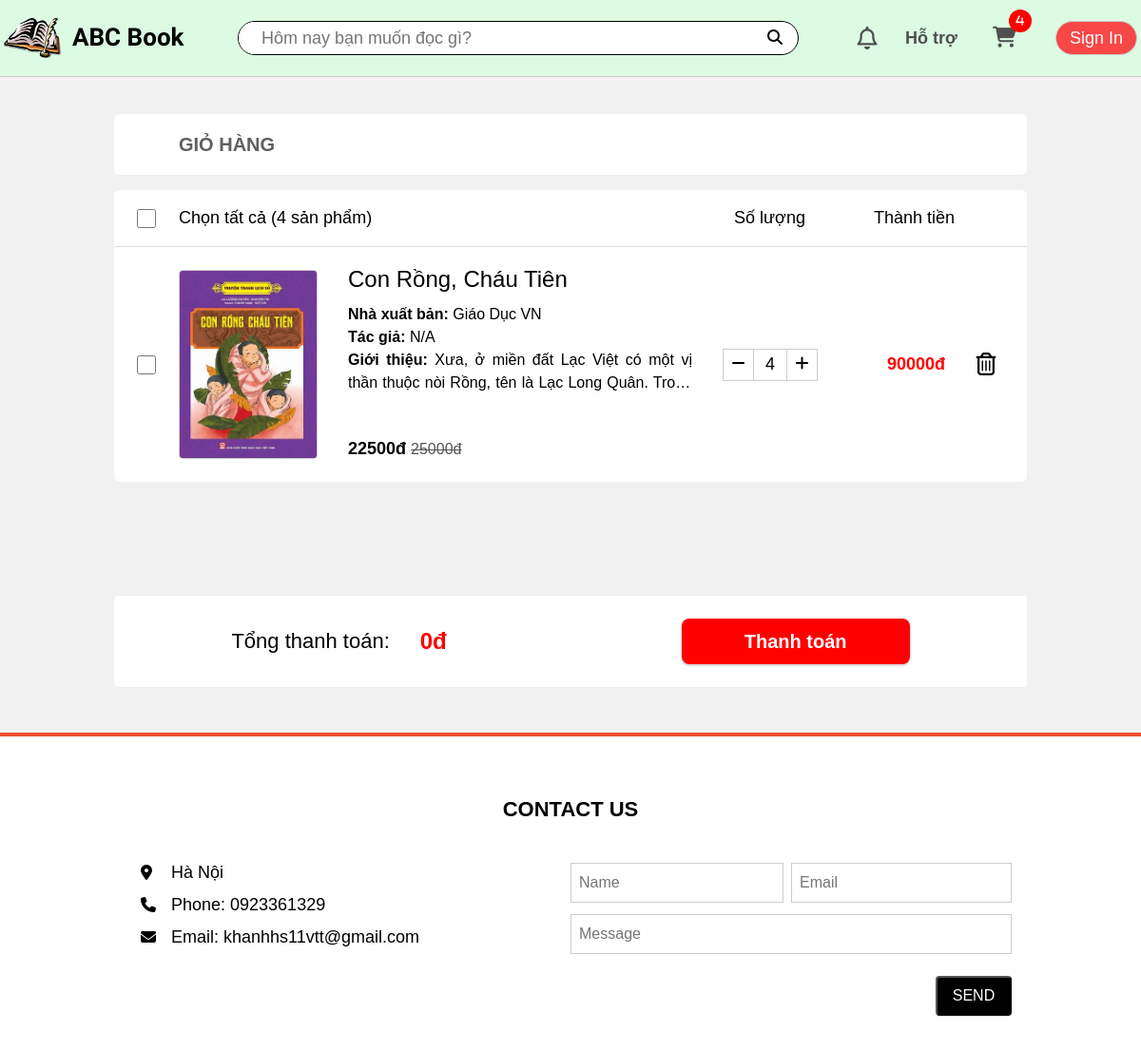
/cart/ (signed in), run on an earlier commit of the app's database.
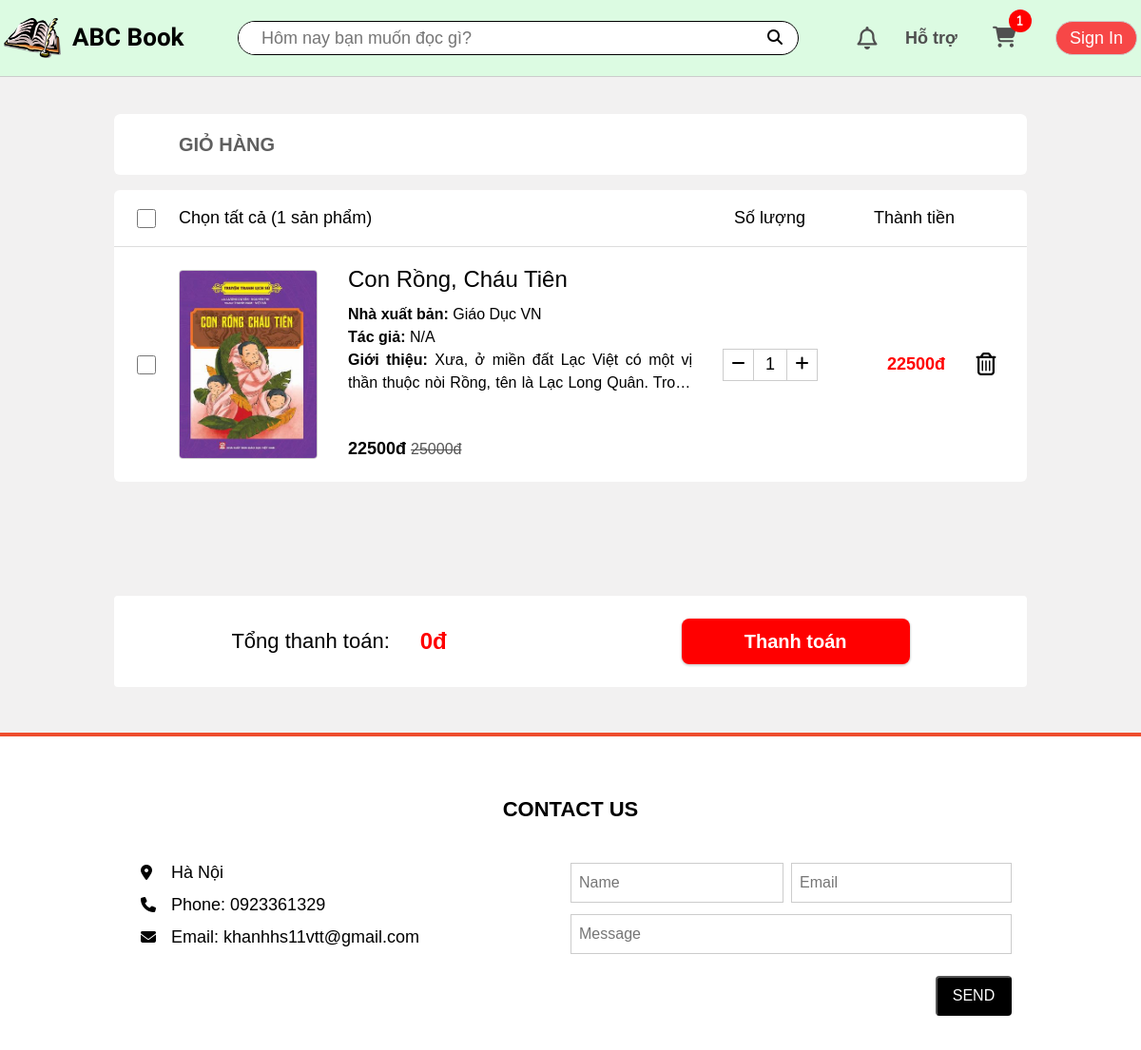
And on a later commit of the database.
### app/models.py (models this page shows, shortened)
class Cart(models.Model):
    customer = models.OneToOneField(User, on_delete=models.CASCADE, blank=True, null=True)
    def getCartItemsAmount(self):
        cartItems = self.cartitem_set.all()
        total = sum([item.quantity for item in cartItems])
        return total

class CartItem(models.Model):
    product = models.ForeignKey(Product, on_delete=models.SET_NULL, blank=True, null=True)
    cart = models.ForeignKey(Cart, on_delete=models.SET_NULL, blank=True, null=True)
    quantity = models.IntegerField(default=0, null=True, blank=True)
    dateAdded = models.DateTimeField(auto_now_add=True)
    @property
    def get_total(self):
        return self.product.price * self.quantity

class Product(models.Model):
    name = models.CharField(max_length=100, null=True)
    price = models.IntegerField()
    cost = models.IntegerField()
    image = models.ImageField(upload_to='product', null=True, blank=True)
    imageURL = models.URLField(null=True, blank=True)
    publisher = models.CharField(default='N/A', max_length=100, null=True, blank=True)
    author = models.CharField(default='N/A', max_length=100, null=True, blank=True)
    description = models.CharField(default='Người bán chưa cung cấp thông tin mô tả sản phẩm.', max_length=3000, null=True, blank=True)
    slugName = models.SlugField(unique=True, null=True, blank=True)
    CATEGORY_CHOICES = [
        ('category0', 'Nổi bật'),
        ('category1', 'Sách văn học'),
        ('category2', 'Sách kinh tế'),
        ('category3', 'Sách thiếu nhi'),
        ('category4', 'Sách giáo khoa'),
        ('category5', 'Sách ngoại ngữ'),
        ('category6', 'Tâm lý - kĩ năng sống'),
        ('category7', 'Tiểu sử - hồi ký'),
    ]
    category = models.CharField(
        max_length=30,
        choices=CATEGORY_CHOICES,
        default='category0',
    )

### app/views.py (the view)
# urls.py: path('cart/', views.cart, name='cart'),
def cart(request):
    if request.user.is_authenticated:
        customer = request.user
        cart, created = Cart.objects.get_or_create(customer=customer)
        cartItems = cart.cartitem_set.all()
    else:
        customer = None
        cartItems = []
        cart = {'getCartItemsAmount': 0}
    context = {'cartItems': cartItems, 'cart': cart}
    return render(request, 'app/cart.html', context)

### app/models.py (called while the page is built)
    @property
    def avatarURL(self):
        url = '/static/app/images/avatar-icon.png'
        try:
            url = self.avatar.url
        except:
            url = '/static/app/images/avatar-icon.png'
        return url

### app/templates/app/cart.html (shortened to what this page needs)
{% extends 'app/base.html' %}
{% load static %}
{% block title %}
    <link rel="stylesheet" href="{% static 'app/css/cart.css' %}"/>
{% endblock title %}
{% block content %}
    <div class="content__cart">
        <div class="cart__header">
            <h4 class="cart__heading">GIỎ HÀNG</h4>
        </div>
        <div class="nav">
            <div class="nav__select">
                <input id="selectAllProducts" class="nav__select-checkbox" type="checkbox">
                <div class="nav__select-heading">Chọn tất cả <span>({{cart.getCartItemsAmount}} sản phẩm)</span></div>
            </div>
            <div class="nav__item pc tablet">Số lượng</div>
            <div class="nav__item pc tablet">Thành tiền</div>
        </div>
        <div class="list-product">
            {% for item in cartItems %}
                <div class="product">
                    <input class="product__select" type="checkbox">
                    <div class="wrapper">
                        <div class="product__img">
                            <a href="{% url 'book' item.product.slugName %}">
                                <img style="width: 100%; height: 100%;" src="{{item.product.imageURL}}" alt="">
                            </a>
                        </div>
                        <div class="product__info">
                            <div class="decription">
                                <div>
                                    <div class="decription__heading"><a href="{% url 'book' item.product.slugName %}">{{item.product.name}}</a></div>
                                    <span class="pc">Nhà xuất bản: <h4>{{item.product.publisher}}</h4></span>
                                    <span class="pc">Tác giả: <h4>{{item.product.author}}</h4></span>
                                    <div class="pc">
                                        <p class="decription__intro"><span style="display: inline;">Giới thiệu:   </span>{{item.product.description}}</p>
                                    </div>
                                </div>
                                <div class="decription__price">{{item.product.price}}đ <del>{{item.product.cost}}đ</del></div>
                            </div>
                            <div class="details">
                                <div class="details__quantity">
                                    <button type="button" data-product="{{item.product.id}}" data-action="remove" class="add-to-cart details__quantity-button">
                                        <i class="fa-solid fa-minus"></i>
                                    </button>
                                    <input type="text" class="details__quantity-input" value="{{item.quantity}}">
                                    <button type="button" data-product="{{item.product.id}}" data-action="add" class="add-to-cart details__quantity-button">
                                        <i class="fa-solid fa-plus"></i>
                                    </button>
                                </div>
                                <div class="details__price pc tablet">
                                    <span class="product-total-price">{{item.get_total}}đ</span>
                                </div>
                                <button type="button" class="details__del add-to-cart" data-product="{{item.product.id}}" data-action="delete">
                                    <i class="fa-regular fa-trash-can"></i>
                                </button>
                            </div>
                        </div>
                    </div>
                </div>
            {% endfor %}
        </div>
    </div>
    <div class="cart__payment">
        <div class="total__price">
            <div class="total__price-heading">Tổng thanh toán:</div>
            <span id="total-price">0đ</span>
        </div>
        <button type="button" id="payment-link-btn" class="payment__link">Thanh toán</button>
    </div>
{% endblock content %}

### app/templates/app/base.html (shortened to what this page needs)
{% load static %}
<!DOCTYPE html>
<html lang="en">
<head>
    {% block title %}{% endblock title %}
    <link rel="stylesheet" href="https://cdnjs.cloudflare.com/ajax/libs/font-awesome/6.4.2/css/all.min.css">
    <link rel="stylesheet" href="{% static 'app/css/reset.css' %}"/>
    <link rel="stylesheet" href="{% static 'app/css/base.css' %}"/>
    <link rel="stylesheet" href="{% static 'app/css/responsive.css' %}"/>
</head>
<body>
    <header>
        <div class="header">
            <div class="nav grid">
                <div class="nav__logo">
                    <a href="{% url 'home' %}" class="logo-link">
                        <img class="logo-link__icon pc" src="{% static 'app/images/book-logo.png' %}" alt="">
                        <h2 class="logo-link__heading">ABC Book</h2>
                    </a>
                </div>
                <div class="nav__search">
                    <input id="search-input" class="search__input tablet pc" type="text" placeholder="Hôm nay bạn muốn đọc gì?">
                    <button id="search-button" type="button" class="search__btn">
                        <i class="fa-solid fa-magnifying-glass"></i>
                    </button>
                </div>
                <div class="nav__notify pc tablet">
                    <div class="nav__notify-icon">
                        <a href="{% url 'notifications' %}" class="nav__notify-link">
                            <i class="fa-regular fa-bell"></i>
                        </a>
                    </div>
                </div>
                <div class="nav__support pc tablet">
                    <a href="" class="nav__support-link">Hỗ trợ</a>
                </div>
                <div class="nav__cart pc tablet">
                    <a href="{% url 'cart' %}" class="nav__cart-link">
                        <i class="fa-solid fa-cart-shopping"><div class="nav__cart-quantity">{{cart.getCartItemsAmount}}</div></i>
                    </a>
                </div>
                <div class="nav__user">
                    <button type="button" id="sign-btn" class="sign-btn">Sign In</button>
                </div>
            </div>
        </div>
    </header>
    {% block content %}{% endblock content %}
    {% block footer %}
        <footer class="footer">
            <div class="wrapper">
                <h2 class="heading">CONTACT US</h2>
                <div class="contact">
                    <div class="contact__info">
                        <ul style="list-style: none;">
                            <li><i class="fa-solid fa-location-dot"></i>Hà Nội</li>
                            <li><i class="fa fa-phone"></i>Phone: 0923361329</li>
                            <li><i class="fa fa-envelope"></i>Email: khanhhs11vtt@gmail.com</li>
                        </ul>
                    </div>
                    <div class="contact__form">
                        <div class="form__input"><input type="text" placeholder="Name" name="name"></div>
                        <div class="form__input"><input type="text" placeholder="Email" name="email"></div>
                        <div class="form__message"><input type="text" placeholder="Message" name="message"></div>
                        <button type="button" id="send-feedback" class="form__send-btn">SEND</button>
                    </div>
                </div>
            </div>
        </footer>
    {% endblock footer %}
</body>
</html>

### app/static/app/css/cart.css (style rules this page uses)
html { scroll-behavior: smooth; }
.content__cart { width: 960px; max-width: 100%; margin: 120px auto; border-radius: 6px; overflow: hidden; }
.content__cart .cart__header { font-size: 20px; font-weight: 300; color: #5f5f5f; width: 100%; height: 64px; border-radius: 6px; background-color: #fff; }
.content__cart .cart__heading { margin-left: 68px; line-height: 64px; }
.content__cart .nav { margin-top: 16px; width: 100%; height: 60px; border-top-left-radius: 6px; border-top-right-radius: 6px; background-color: #fff; display: flex; align-items: center; justify-content: space-between; border-bottom: 1px solid #ddd; }
.content__cart .nav__select { flex: 1; display: flex; align-items: center; height: inherit; }
.content__cart .nav__select-checkbox { float: left; width: 20px; height: 20px; margin: 0 24px; cursor: pointer; }
.content__cart .nav__select-heading { font-size: 18px; }
.content__cart .nav .nav__item { padding: 0 12px; font-size: 18px; }
.content__cart .nav .nav__item:last-child { margin: 0 64px 0 48px; }
.content__cart .list-product { width: 100%; background-color: #fff; }
.content__cart .product { display: flex; align-items: center; justify-content: space-between; padding: 24px 0; }
.content__cart .product a { color: #000; text-decoration: none; }
.content__cart .product .product__select { width: 20px; height: 20px; margin: 0 24px; cursor: pointer; }
.content__cart .product .wrapper { flex: 1; display: flex; justify-content: space-between; }
.content__cart .product .product__img { width: 146px; max-width: 25%; }
.content__cart .product .product__img img { width: 100%; aspect-ratio: 3/4; border-radius: 4px; border: 1px solid #ccc; }
.content__cart .product .product__info { flex: 1; display: flex; justify-content: space-between; }
.content__cart .product .decription { padding: 0 32px; flex: 1; display: flex; flex-direction: column; justify-content: space-between; }
.content__cart .decription span { font-size: 16px; font-weight: 600; line-height: 24px; }
.content__cart .decription h4 { font-size: 16px; font-weight: 300; display: inline; }
.content__cart .decription .decription__intro { display: -webkit-inline-box; -webkit-line-clamp: 2; -webkit-box-orient: vertical; overflow: hidden; text-overflow: ellipsis; margin-bottom: 20px; text-align: justify; line-height: 24px; }
.content__cart .product .decription__heading { line-height: 20px; text-align: justify; margin-bottom: 12px; }
.content__cart .product .decription__heading a { font-size: 24px; }
.content__cart .product .decription__price { font-size: 18px; font-weight: 600; }
.content__cart .product del { font-size: 16px; font-weight: 300; color: #555; }
.content__cart .product .details { width: 50%; max-width: 320px; display: flex; align-items: center; justify-content: space-between; }
.content__cart .product .details__quantity { width: 100px; border: 1px solid #ccc; display: flex; }
.content__cart .product .details__quantity-button { width: 32px; height: 32px; border: none; background-color: transparent; cursor: pointer; }
.content__cart .product .details__quantity-input { width: 36px; height: 32px; border: 1px solid #ccc; border-top: none; border-bottom: none; text-align: center; font-size: 18px; }
.content__cart .product .details__price { flex: 1; text-align: end; font-size: 18px; font-weight: 600; color: #ff0000; }
.content__cart .product .details__del { margin: 0 24px; width: 38px; height: 32px; border: none; background: none; }
.content__cart .product .details__del i { font-size: 24px; cursor: pointer; }
.cart__payment { width: 960px; max-width: 100%; border-radius: 4px; background-color: #fff; margin: 0 auto; margin-bottom: 48px; display: flex; align-items: center; justify-content: space-around; }
.cart__payment .total__price { display: flex; align-items: center; }
.cart__payment .total__price-heading { font-size: 22px; font-weight: 300; }
.cart__payment .total__price span { margin-left: 32px; font-size: 24px; font-weight: 600; color: #ff0000; }
.cart__payment .payment__link { width: 240px; height: 48px; margin: 24px 0; background-color: #ff0000; border: none; border-radius: 8px; box-shadow: 0 1px 2px 1px #d8d8d8; color: #fff; font-size: 20px; font-weight: 600; cursor: pointer; }

### app/static/app/css/responsive.css (style rules this page uses)
.pc, .tablet, .mobile { display: none; }
@media only screen and (min-width: 1024px) { .pc { display: block; } }

What changed in the data, as far as the page shows it:
changed through a linked row, Cart: getCartItemsAmount "4" → "1"
changed CartItem "Con Rồng, Cháu Tiên": quantity "4" → "1"; get_total "90000" → "22500"
